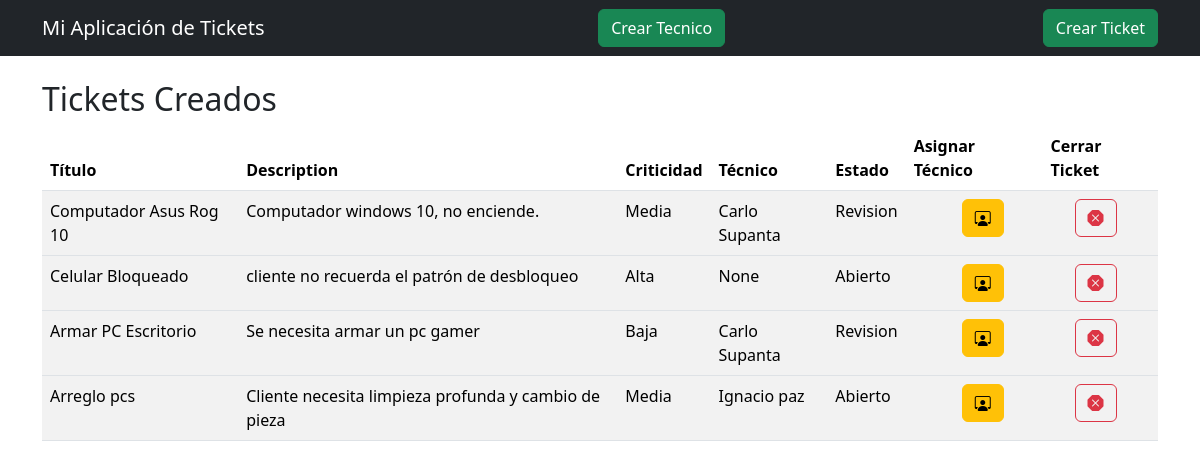
Before: / with the older database file.
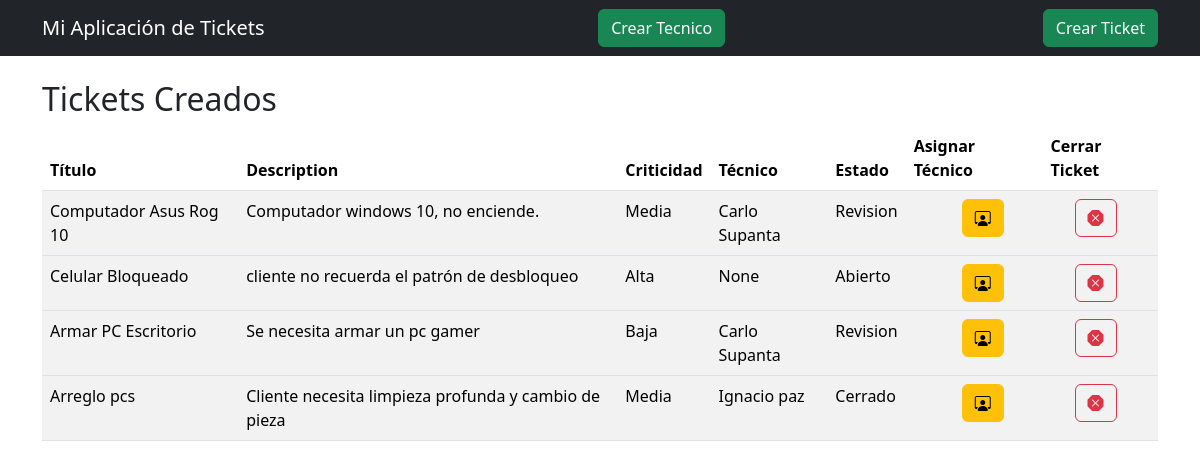
After: the same page with the newer database file.
### core/models.py (models this page shows, shortened)
class Ticket(models.Model):
    id = models.UUIDField(primary_key=True, default=uuid.uuid4, editable=False, verbose_name="ID Ticket")
    title = models.CharField(max_length=255, verbose_name="Titulo Ticket", blank=False, null=False)
    description = models.TextField(blank=False, null=False)
    created_at = models.DateTimeField(auto_now_add=True)
    updated_at = models.DateTimeField(auto_now=True)
    criticy = models.ForeignKey(Criticy, on_delete=models.CASCADE, related_name="tickets", blank=False, null=False)
    tech = models.ForeignKey(Tech, on_delete=models.SET_NULL, related_name="tickets", blank=True, null=True)
    history = models.OneToOneField(TicketHistory, on_delete=models.CASCADE, related_name="ticket", blank=True, null=True)
    status = models.ForeignKey(Status, on_delete=models.CASCADE, related_name="tickets")

class Status(models.Model):
    id = models.UUIDField(primary_key=True, default=uuid.uuid4, editable=False, verbose_name="ID Status")
    estado = models.CharField(max_length=30, blank=False, null=False)
    def __str__(self) -> str:
        return self.estado

class Criticy(models.Model):
    id = models.UUIDField(primary_key=True, default=uuid.uuid4, editable=False, verbose_name="ID Criticy")
    level = models.CharField(max_length=255, verbose_name="Level Criticy", blank=False, null=False)
    def __str__(self):
        return self.level

class Tech(models.Model):
    id = models.UUIDField(primary_key=True, default=uuid.uuid4, editable=False, verbose_name="ID Tech")
    name = models.CharField(max_length=50, verbose_name="Nombre Tech", blank=False, null=False)
    last_name = models.CharField(max_length=50, blank=False, null=False)
    speciality = models.ManyToManyField(Speciality, related_name="techs")
    def __str__(self):
        return f"{self.name} {self.last_name}"

### core/views.py (the view)
# urls.py: path('',Home.as_view(), name='home'),
class Home(ListView):
    model = Ticket
    template_name = 'core/inicio.html'
    context_object_name = 'tickets'

### core/templates/core/inicio.html
{% extends 'core/base.html' %}
{% block content%}
        <h2 class="mt-4">Tickets Creados</h2>
        {% if tickets %}
            <table class="table table-striped">
                <thead>
                    <th>Título</th>
                    <th>Description</th>
                    <th>Criticidad</th>
                    <th>Técnico</th>
                    <th>Estado</th>
                    <th>Asignar Técnico</th>
                    <th>Cerrar Ticket</th>
                </thead>
                {% for i in tickets %}
                <tbody>
                    <td>{{i.title}}</td>
                    <td>{{i.description}}</td>
                    <td>{{i.criticy}}</td>
                    <td>{{i.tech}}</td>
                    <td>{{i.status}}</td>
                    <td><a class="btn btn-warning ms-5" href="{% url 'update_ticket' i.id %}"><i class="bi bi-person-workspace"></i></a></td>
                    <td><a class="btn btn-outline-danger ms-4" href="{% url 'close_ticket' i.id %}"><i class="bi bi-x-octagon-fill"></i></a></td>
                </tbody>
                {% endfor %}
            </table>
        {% else %}
        <h2>No existen Tickets</h2>
        {% endif %}
{% endblock %}

Changed rows visible on the page:
changed Ticket "Arreglo pcs": status "Abierto" → "Cerrado"
